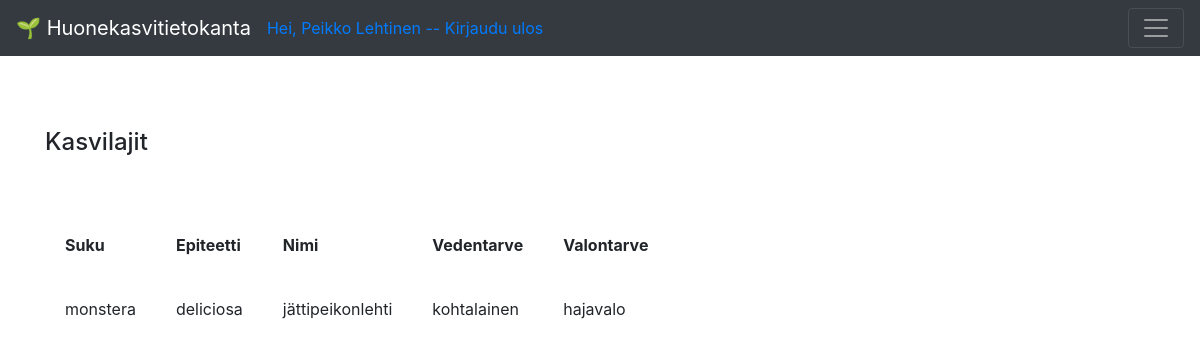
The app's page /species (signed in) with its own data.
### application/auth/models.py (models this page shows, shortened)
class User(db.Model):
    __tablename__ = "account"
    id = db.Column(db.Integer, primary_key=True)
    date_created = db.Column(db.DateTime, default=db.func.current_timestamp())
    name = db.Column(db.String(144), nullable=False)
    username = db.Column(db.String(144), nullable=False, unique=True)
    password = db.Column(db.String(144), nullable=False)
    plants = db.relationship("Plant", backref='account', lazy=True)

### application/species/models.py (models this page shows, shortened)
class Species(Base):
    __tablename__ = "species"
    genus = db.Column(db.String(144), nullable=False)
    epithet = db.Column(db.String(144), nullable=False)
    water = db.Column(db.String(144), nullable=False)
    light = db.Column(db.String(144), nullable=False)
    plants = db.relationship('Plant', backref='plant_species', lazy=True)

### application/species/views.py (the view)
@app.route("/species", methods=["GET"])
@login_required(role = "ANY")
def species_index():
    return render_template("species/list.html", species = Species.query.all())

### application/__init__.py (called while the page is built)
def login_required(role = "ANY"):
    def wrapper(fn):
        @wraps(fn)
        def decorated_view(*args, **kwargs):
            if not current_user:
                return login_manager.unauthorized()
            if not current_user.is_authenticated:
                return login_manager.unauthorized()
            unauthorized = False
            if not role == "ANY":
                unauthorized = True
                for user_role in current_user.userrole():
                    if user_role == role:
                        unauthorized = False
                        break
            if unauthorized:
                return login_manager.unauthorized()
            return fn(*args, **kwargs)
        return decorated_view
    return wrapper

@login_manager.user_loader
def load_user(user_id):
    return User.query.get(user_id)

### application/templates/species/list.html (shortened to what this page needs)
{% extends "layout.html" %}
{% block body %}
<h4>Kasvilajit</h4>
<br>
<br>
  <table cellpadding="20">
    <tr>
      <th>Suku</th>
      <th>Epiteetti</th>
      <th>Nimi</th>
      <th>Vedentarve</th>
      <th>Valontarve</th>
    </tr>
    {% for species in species %}
    <tr>
      <td>{{ species.genus }}</td>
      <td>{{ species.epithet }}</td>
      <td>{{ species.name }}</td>
      <td>{{ species.water }}</td>
      <td>{{ species.light }}</td>
      <td>
      <td>
            </td>
    </tr>
    {% endfor %}
  </table>
{% endblock %}

### application/templates/layout.html (shortened to what this page needs)
<!DOCTYPE html>
<html>
  <head>
    <link rel="stylesheet"
          href= "https://stackpath.bootstrapcdn.com/bootstrap/4.3.1/css/bootstrap.min.css">
  </head>
  <body>
<nav class="navbar navbar-dark bg-dark">
    <a class="navbar-brand" href="#">&#127793; Huonekasvitietokanta</a>
    {% if current_user.is_authenticated %}
        <a href="{{ url_for('auth_logout') }}">Hei, {{ current_user.name }} -- Kirjaudu ulos</a>
        {% else %}
        </li><a class= "nav-link" href="{{ url_for('auth_login') }}">Kirjaudu sisään</a>
        <a class="nav-link" href="{{ url_for('auth_new') }}">Luo tunnus</a>
        {% endif %}
    <button class="navbar-toggler ml-auto"
                type="button"
                data-toggle="collapse"
                data-target="#navbarSupportedContent1">
            <span class="navbar-toggler-icon my-toggler">
          </span>
        </button>
  </nav>
<main role="main" class="container">
    <br>
    <br>
    <br>
    {% block body %}{% endblock %}
  </body>
</html>

### records on screen
User: name "Peikko Lehtinen"
Species: genus "monstera", epithet "deliciosa", name "jättipeikonlehti", water "kohtalainen", light "hajavalo"
